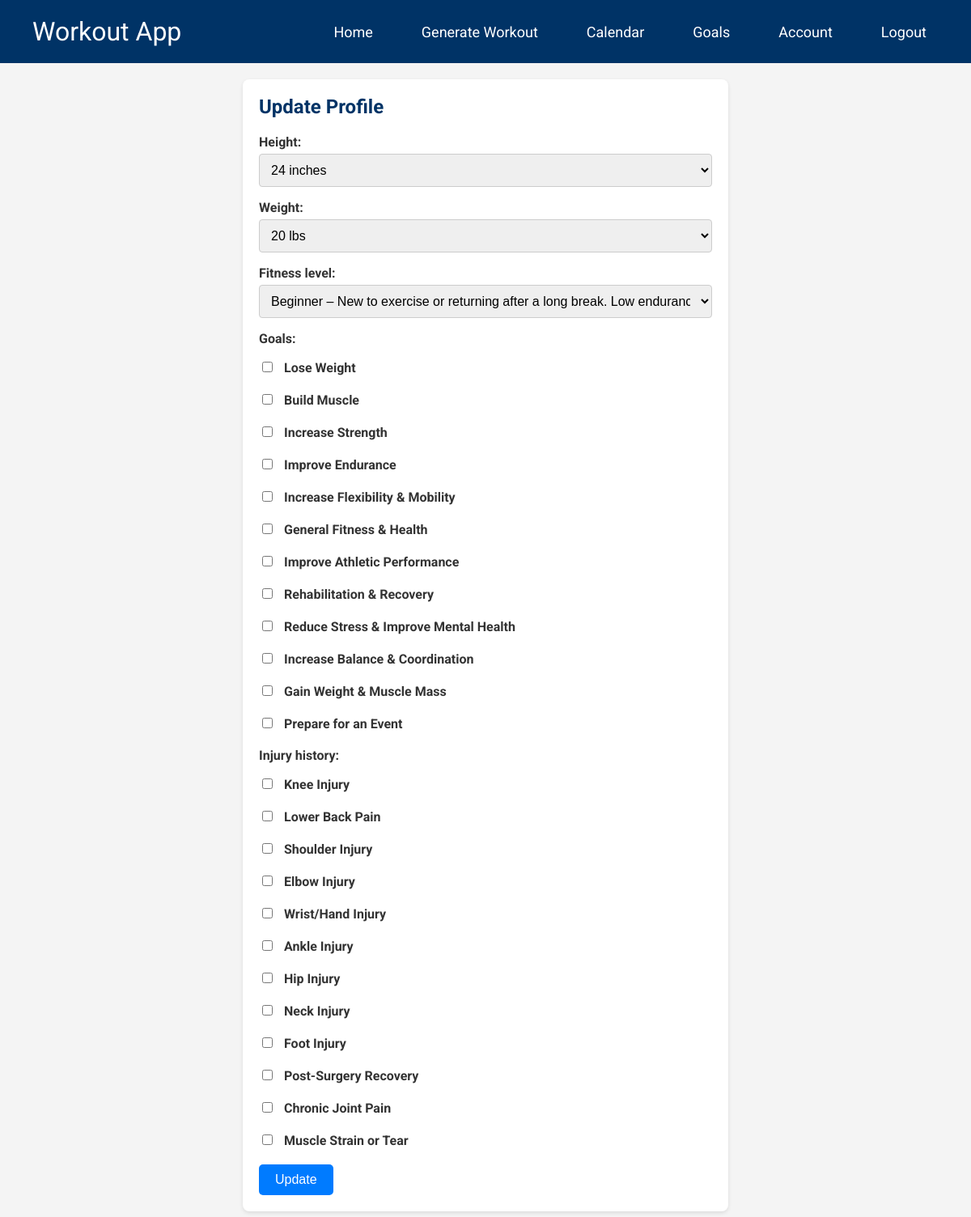
/accounts/update_profile/ (signed in), run on an earlier commit of the app's database.
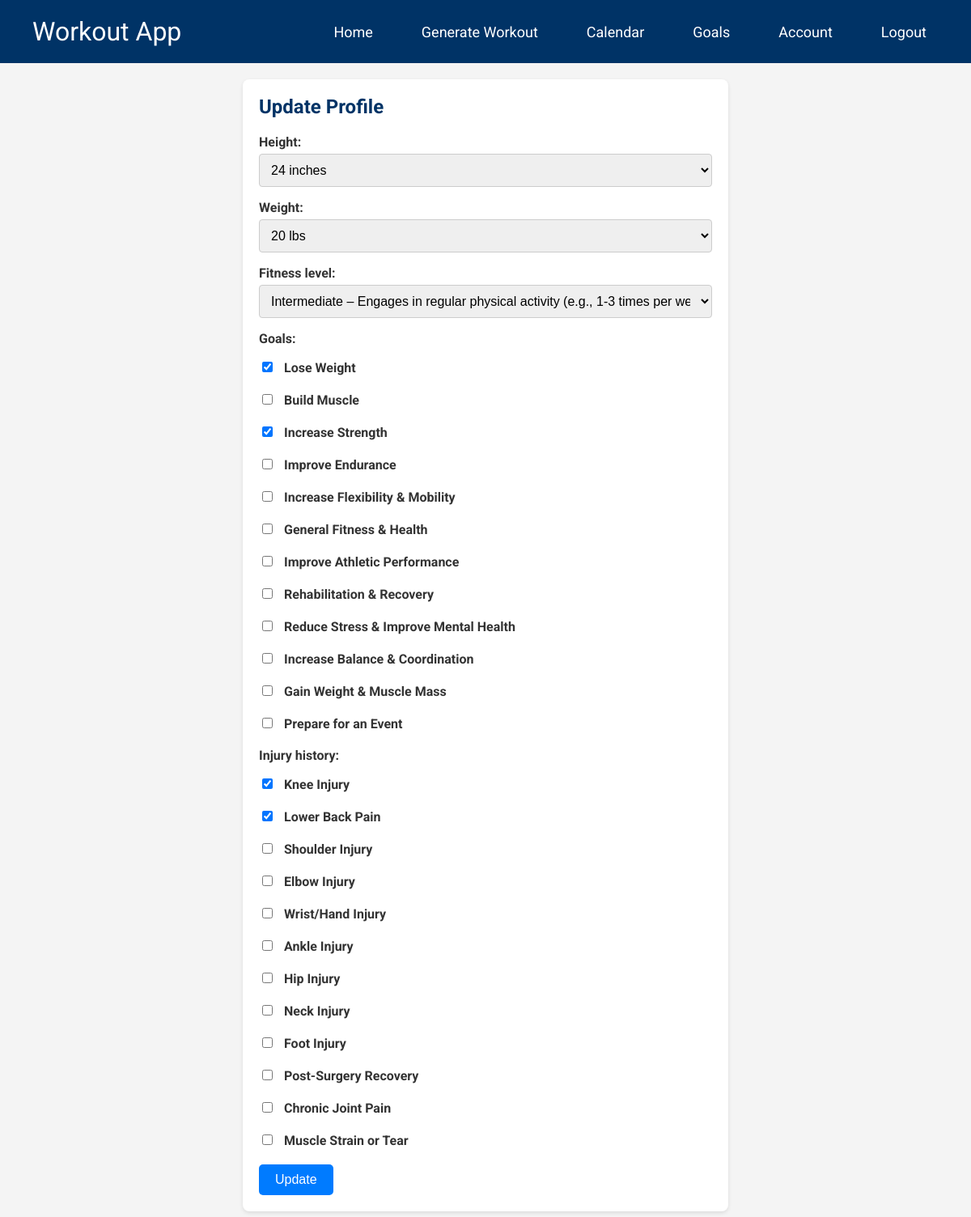
And on a later commit of the database.
### accounts/models.py (models this page shows, shortened)
class UserProfile(models.Model):
    FITNESS_LEVEL_CHOICES = [
        ('beginner', 'Beginner – New to exercise or returning after a long break. Low endurance, strength, and flexibility.'),
        ('intermediate', 'Intermediate – Engages in regular physical activity (e.g., 1-3 times per week), has moderate endurance and strength.'),
        ('advanced', 'Advanced – High fitness level with consistent training (e.g., 3+ times per week), strong endurance, strength, and flexibility.'),
        ('athlete', 'Athlete – Trains for specific performance goals (e.g., competitive sports, weightlifting, endurance events).'),
        ('rehab', 'Rehabilitation/Recovery – Focused on regaining fitness after an injury, surgery, or medical condition.'),
        ('senior', 'Senior/Low Impact – Prioritizes joint-friendly and lower-intensity movements, often for older adults or those with physical limitations.'),
    ]
    user = models.OneToOneField(User, on_delete=models.CASCADE)
    height = models.FloatField(null=True, blank=True, help_text="Height in inches")
    weight = models.FloatField(null=True, blank=True, help_text="Weight in pounds")
    bmi = models.FloatField(null=True, blank=True)
    fitness_level = models.CharField(max_length=20, choices=FITNESS_LEVEL_CHOICES, null=True, blank=True)
    goals = models.ManyToManyField('Goal', blank=True)
    injury_history = models.ManyToManyField('Injury', blank=True)

### accounts/views.py (the view)
# urls.py: path('update_profile/', update_profile, name='update_profile'),
@login_required  # Ensure the user is logged in
def update_profile(request):
    profile = request.user.userprofile  # Get the user's profile
    if request.method == 'POST':
        form = UserProfileUpdateForm(request.POST, instance=profile)
        print(request.POST)  # Print the submitted data
        if form.is_valid():
            profile = form.save(commit=False)  # Save the form but don't commit yet
            profile.height = float(request.POST.get('height', 0)) if request.POST.get('height') else None
            profile.weight = float(request.POST.get('weight', 0)) if request.POST.get('weight') else None
            height_m = profile.height * 0.0254 if profile.height else 0  # Convert height from inches to meters
            weight_kg = profile.weight * 0.453592 if profile.weight else 0  # Convert weight from pounds to kg
            if height_m > 0:  # Prevent division by zero
                profile.bmi = weight_kg / (height_m ** 2)
            else:
                profile.bmi = None  # Handle case where height is zero
            profile.save()
            goals = request.POST.getlist('goals')  # Get selected goals from the form
            injuries = request.POST.getlist('injury_history')  # Get selected injuries from the form
            profile.goals.set(goals)  # Update the user's goals
            profile.injury_history.set(injuries)  # Update the user's injury history
            return redirect('/accounts/user_data/')  # Redirect to home or another page after saving
        else:
            print(form.errors)  # Print any validation errors
    else:
        form = UserProfileUpdateForm(instance=profile)  # Pre-fill the form with existing data
    selected_goals = profile.goals.values_list('id', flat=True)
    selected_injuries = profile.injury_history.values_list('id', flat=True)
    return render(request, 'accounts/update_profile.html', {
        'form': form,
        'selected_goals': selected_goals,
        'selected_injuries': selected_injuries,
    })

### accounts/forms.py
class UserProfileUpdateForm(forms.ModelForm):
    HEIGHT_CHOICES = [(i, f"{i} inches") for i in range(24, 96)]  # Height from 2'0" (24 inches) to 8'0" (96 inches)
    WEIGHT_CHOICES = [(i, f"{i} lbs") for i in range(20, 600)]  # Weight from 20 lbs to 600 lbs
    FITNESS_LEVEL_CHOICES = UserProfile.FITNESS_LEVEL_CHOICES
    height = forms.ChoiceField(choices=HEIGHT_CHOICES, required=False)
    weight = forms.ChoiceField(choices=WEIGHT_CHOICES, required=False)
    fitness_level = forms.ChoiceField(choices=FITNESS_LEVEL_CHOICES, required=False)
    class Meta:
        model = UserProfile
        fields = ['height', 'weight', 'fitness_level', 'goals', 'injury_history']
        widgets = {
            'goals': forms.CheckboxSelectMultiple(),  # Use checkboxes for goals
            'injury_history': forms.CheckboxSelectMultiple(),  # Use checkboxes for injuries
        }
    def __init__(self, *args, **kwargs):
        super().__init__(*args, **kwargs)
        self.fields['goals'].queryset = Goal.objects.all()  # Populate goals
        self.fields['injury_history'].queryset = Injury.objects.all()  # Populate injuries

### accounts/models.py (called while the page is built)
    def __str__(self):
        return self.name

### accounts/templates/accounts/update_profile.html (shortened to what this page needs)
<!DOCTYPE html>
<html lang="en">
<head>
</head>
<body>
    <header>
        <a class="logo" href="#home">Workout App</a>
        <nav>
            <ul>
                <li><a class="activate" href="{% url 'home' %}">Home</a></li>
                {% if user.is_authenticated %}
                    <li><a href="{% url 'generate_workout' %}">Generate Workout</a></li>
                    <li><a href="#">Calendar</a></li>
                    <li><a href="{% url 'goals:goals' %}">Goals</a></li>
                    <li><a href="{% url 'user_data' %}">Account</a></li>
                    <li><a href="{% url 'logout' %}">Logout</a></li>
                {% else %}
                    <li><a href="{% url 'login' %}">Login</a></li>
                {% endif %}
            </ul>
        </nav>
    </header>
    <div class="container">
        <div class="main-section">
            <h2>Update Profile</h2>
            <form method="post">
                {{ form.as_p }}
                <button type="submit">Update</button>
            </form>
        </div>
    </div>
</body>
</html>

What changed in the data, as far as the page shows it:
changed UserProfile "24 inches": fitness_level "Beginner – New to exercise or returning after a long break. Low endurance, strength, and flexibility." → "Intermediate – Engages in regular physical activity (e.g., 1-3 times per week), has moderate endurance and strength."
Also different on the page:
form field goals: "☐ ☐ ☐ ☐ ☐ ☐ ☐ ☐ ☐ ☐ ☐ ☐" → "☑ ☐ ☑ ☐ ☐ ☐ ☐ ☐ ☐ ☐ ☐ ☐"
form field injury_history: "☐ ☐ ☐ ☐ ☐ ☐ ☐ ☐ ☐ ☐ ☐ ☐" → "☑ ☑ ☐ ☐ ☐ ☐ ☐ ☐ ☐ ☐ ☐ ☐"
